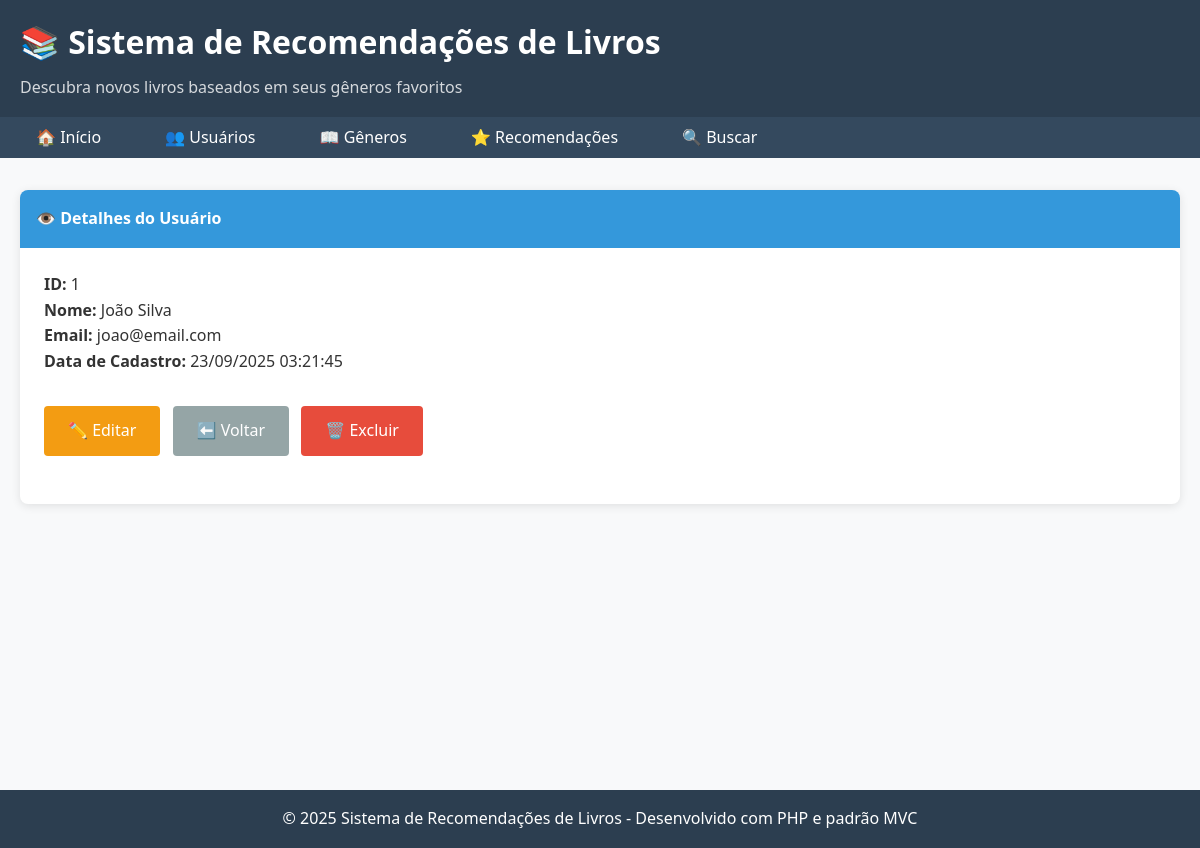
The app's page /usuarios/visualizar/1 with its own data.
### tables this page shows
CREATE TABLE usuarios (
    id INT AUTO_INCREMENT PRIMARY KEY,
    nome VARCHAR(100) NOT NULL,
    email VARCHAR(100) UNIQUE NOT NULL,
    senha VARCHAR(255) NOT NULL,
    data_cadastro TIMESTAMP DEFAULT CURRENT_TIMESTAMP
);

### app/Controllers/UsuarioController.php (called while the page is built, shortened)
<?php
class UsuarioController extends Controller {
    private $usuarioService;
    public function __construct() {
        $this->usuarioService = new UsuarioService();
    }
    public function visualizar($id) {
        try {
            $usuario = $this->usuarioService->buscarUsuario($id);
            $this->render('usuario/visualizar', [
                'usuario' => $usuario,
                'success_message' => $this->getSuccessMessage(),
                'error_message' => $this->getErrorMessage()
            ]);
        } catch (Exception $e) {
            $this->setErrorMessage($e->getMessage());
            $this->redirect('/usuarios');
        }
    }
}
?>

### index.php (called while the page is built, shortened)
<?php
require_once dirname(__DIR__) . '/core/Autoload.php';
require_once dirname(__DIR__) . '/routes/Router.php';
$router = new Router();
$router->get('/', 'Home', 'index');
$router->get('/buscar', 'Home', 'buscar');
$router->get('/usuarios', 'Usuario', 'index');
$router->get('/usuarios/criar', 'Usuario', 'criar');
$router->post('/usuarios/salvar', 'Usuario', 'salvar');
$router->get('/usuarios/editar/{id}', 'Usuario', 'editar');
$router->post('/usuarios/atualizar/{id}', 'Usuario', 'atualizar');
$router->get('/usuarios/remover/{id}', 'Usuario', 'remover');
$router->get('/usuarios/visualizar/{id}', 'Usuario', 'visualizar');
$router->get('/generos', 'Genero', 'index');
$router->get('/generos/criar', 'Genero', 'criar');
$router->post('/generos/salvar', 'Genero', 'salvar');
$router->get('/generos/editar/{id}', 'Genero', 'editar');
$router->post('/generos/atualizar/{id}', 'Genero', 'atualizar');
$router->get('/generos/remover/{id}', 'Genero', 'remover');
$router->get('/generos/visualizar/{id}', 'Genero', 'visualizar');
$router->get('/recomendacoes', 'Recomendacao', 'index');
$router->get('/recomendacoes/criar', 'Recomendacao', 'criar');
$router->post('/recomendacoes/salvar', 'Recomendacao', 'salvar');
$router->get('/recomendacoes/editar/{id}', 'Recomendacao', 'editar');
$router->post('/recomendacoes/atualizar/{id}', 'Recomendacao', 'atualizar');
$router->get('/recomendacoes/remover/{id}', 'Recomendacao', 'remover');
$router->get('/recomendacoes/visualizar/{id}', 'Recomendacao', 'visualizar');
try {
    $router->dispatch();
} catch (Exception $e) {
    http_response_code(500);
    echo "<h1>Erro interno do servidor</h1>";
    echo "<p>" . htmlspecialchars($e->getMessage()) . "</p>";
    if (true) {
        echo "<pre>" . htmlspecialchars($e->getTraceAsString()) . "</pre>";
    }
}
?>

### core/Autoload.php (called while the page is built, shortened)
<?php
class Autoload {
    public static function load($className) {
        $baseDir = dirname(__DIR__) . '/';
        $directories = [
            'app/Models/',
            'app/Controllers/',
            'app/DAO/',
            'app/Services/',
            'core/',
            'core/Database/'
        ];
        foreach ($directories as $directory) {
            $file = $baseDir . $directory . $className . '.php';
            if (file_exists($file)) {
                return;
            }
        }
    }
}
?>

### config/config.php (called while the page is built, shortened)
<?php
class Config {
    public static function getDSN() {
        return "mysql:host=" . self::DB_HOST . ";dbname=" . self::DB_NAME . ";charset=" . self::DB_CHARSET;
    }
    public static function getPDOOptions() {
        return [
            PDO::ATTR_ERRMODE => PDO::ERRMODE_EXCEPTION,
            PDO::ATTR_DEFAULT_FETCH_MODE => PDO::FETCH_ASSOC,
            PDO::ATTR_EMULATE_PREPARES => false,
        ];
    }
}
?>

### core/Database/MysqlSingleton.php (called while the page is built, shortened)
<?php
require_once dirname(__DIR__, 2) . '/config/config.php';
class MysqlSingleton {
    private static $instance = null;
    private $connection;
    private function __construct() {
        try {
            $this->connection = new PDO(
                Config::getDSN(),
                Config::DB_USER,
                Config::DB_PASS,
                Config::getPDOOptions()
            );
        } catch (PDOException $e) {
            throw new Exception("Erro na conexão com o banco de dados: " . $e->getMessage());
        }
    }
    public static function getInstance() {
        if (self::$instance === null) {
            self::$instance = new self();
        }
        return self::$instance;
    }
    public function query($sql, $params = []) {
        try {
            $stmt = $this->connection->prepare($sql);
            $stmt->execute($params);
            return $stmt;
        } catch (PDOException $e) {
            throw new Exception("Erro na execução da query: " . $e->getMessage());
        }
    }
}
?>

### app/Services/UsuarioService.php (called while the page is built, shortened)
<?php
class UsuarioService {
    private $usuarioDAO;
    public function __construct() {
        $this->usuarioDAO = new UsuarioDAO();
    }
    public function buscarUsuario($id) {
        $usuario = $this->usuarioDAO->buscarPorId($id);
        return $usuario;
    }
}
?>

### app/DAO/UsuarioDAO.php (called while the page is built, shortened)
<?php
class UsuarioDAO implements IUsuarioDAO {
    private $db;
    public function __construct() {
        $this->db = MysqlSingleton::getInstance();
    }
    public function buscarPorId($id) {
        $sql = "SELECT * FROM usuarios WHERE id = ?";
        $stmt = $this->db->query($sql, [$id]);
        $data = $stmt->fetch();
        if ($data) {
            return Usuario::fromArray($data);
        }
        return null;
    }
}
?>

### app/Models/Usuario.php (called while the page is built, shortened)
<?php
class Usuario {
    private $id;
    private $nome;
    private $email;
    private $dataCadastro;
    public function __construct($id = null, $nome = null, $email = null, $senha = null, $dataCadastro = null) {
        $this->id = $id;
        $this->nome = $nome;
        $this->email = $email;
        $this->dataCadastro = $dataCadastro;
    }
    public function getId() {
        return $this->id;
    }
    public function getNome() {
        return $this->nome;
    }
    public function getEmail() {
        return $this->email;
    }
    public function getDataCadastro() {
        return $this->dataCadastro;
    }
    public static function fromArray($data) {
        return new self(
            $data['id'] ?? null,
            $data['nome'] ?? null,
            $data['email'] ?? null,
            $data['senha'] ?? null,
            $data['data_cadastro'] ?? null
        );
    }
}
?>

### app/Views/usuario/visualizar.php (the view)
<?php include dirname(__DIR__) . '/layout/header.php'; ?>
<div class="card">
    <div class="card-header">
        👁️ Detalhes do Usuário
    </div>
    <div class="card-body">
        <div class="row">
            <div class="col-md-6">
                <p><strong>ID:</strong> <?= $usuario->getId() ?></p>
                <p><strong>Nome:</strong> <?= htmlspecialchars($usuario->getNome()) ?></p>
                <p><strong>Email:</strong> <?= htmlspecialchars($usuario->getEmail()) ?></p>
                <p><strong>Data de Cadastro:</strong> <?= date('d/m/Y H:i:s', strtotime($usuario->getDataCadastro())) ?></p>
            </div>
        </div>
        <div class="form-group mt-4">
            <a href="/usuarios/editar/<?= $usuario->getId() ?>" class="btn btn-warning">✏️ Editar</a>
            <a href="/usuarios" class="btn btn-secondary">⬅️ Voltar</a>
            <a href="javascript:void(0)"
               onclick="confirmarExclusao('<?= htmlspecialchars($usuario->getNome()) ?>', '/usuarios/remover/<?= $usuario->getId() ?>')"
               class="btn btn-danger">🗑️ Excluir</a>
        </div>
    </div>
</div>
<?php include dirname(__DIR__) . '/layout/footer.php'; ?>

### routes/Router.php (shortened to what this page needs)
<?php
class Router {
    private $routes = [];
    private function addRoute($httpMethod, $path, $controller, $method) {
        $this->routes[] = [
            'method' => $httpMethod,
            'path' => $path,
            'controller' => $controller,
            'action' => $method
        ];
    }
    public function dispatch() {
        $requestMethod = $_SERVER['REQUEST_METHOD'];
        $requestUri = $_SERVER['REQUEST_URI'];
        $requestUri = strtok($requestUri, '?');
        $scriptName = dirname($_SERVER['SCRIPT_NAME']);
        if ($scriptName !== '/') {
            $requestUri = str_replace($scriptName, '', $requestUri);
        }
        foreach ($this->routes as $route) {
            if ($route['method'] === $requestMethod && $this->matchPath($route['path'], $requestUri)) {
                $this->callController($route['controller'], $route['action'], $requestUri, $route['path']);
                return;
            }
        }
    }
    private function matchPath($routePath, $requestUri) {
        $pattern = preg_replace('/\{[^}]+\}/', '([^/]+)', $routePath);
        $pattern = '#^' . $pattern . '$#';
        return preg_match($pattern, $requestUri);
    }
    private function callController($controllerName, $method, $requestUri, $routePath) {
        $controller = new $controllerClass();
        $params = $this->extractParams($routePath, $requestUri);
        call_user_func_array([$controller, $method], $params);
    }
    private function extractParams($routePath, $requestUri) {
        $routeParts = explode('/', trim($routePath, '/'));
        $uriParts = explode('/', trim($requestUri, '/'));
        $params = [];
        for ($i = 0; $i < count($routeParts); $i++) {
            if (isset($routeParts[$i]) && preg_match('/\{([^}]+)\}/', $routeParts[$i])) {
                $params[] = $uriParts[$i] ?? null;
            }
        }
        return $params;
    }
}
?>

### app/Views/layout/header.php (shortened to what this page needs)
<!DOCTYPE html>
<html lang="pt-BR">
<head>
    <link rel="stylesheet" href="/css/style.css">
</head>
<body>
    <header class="header">
        <div class="container">
            <h1>📚 Sistema de Recomendações de Livros</h1>
            <p>Descubra novos livros baseados em seus gêneros favoritos</p>
        </div>
    </header>
    <nav class="nav">
        <div class="container">
            <ul>
                <li><a href="/">🏠 Início</a></li>
                <li><a href="/usuarios">👥 Usuários</a></li>
                <li><a href="/generos">📖 Gêneros</a></li>
                <li><a href="/recomendacoes">⭐ Recomendações</a></li>
                <li><a href="/buscar">🔍 Buscar</a></li>
            </ul>
        </div>
    </nav>
    <main class="main">
        <div class="container">

### app/Views/layout/footer.php (shortened to what this page needs)
        </div>
    </main>
    <footer class="footer">
        <div class="container">
            <p>&copy; <?= date('Y') ?> Sistema de Recomendações de Livros - Desenvolvido com PHP e padrão MVC</p>
        </div>
    </footer>
</body>
</html>

### style.css (style rules this page uses)
* { margin: 0; padding: 0; box-sizing: border-box; }
body { font-family: 'Segoe UI', Tahoma, Geneva, Verdana, sans-serif; line-height: 1.6; color: #333; background-color: #f8f9fa; }
.container { max-width: 1200px; margin: 0 auto; padding: 0 20px; }
.header { background-color: #2c3e50; color: white; padding: 1rem 0; box-shadow: 0 2px 4px rgba(0,0,0,0.1); }
.header h1 { margin-bottom: 0.5rem; }
.header p { opacity: 0.8; }
.nav { background-color: #34495e; padding: 0.5rem 0; }
.nav ul { list-style: none; display: flex; flex-wrap: wrap; }
.nav li { margin-right: 2rem; }
.nav a { color: white; text-decoration: none; padding: 0.5rem 1rem; border-radius: 4px; transition: background-color 0.3s; }
.main { padding: 2rem 0; min-height: calc(100vh - 200px); }
.card { background: white; border-radius: 8px; box-shadow: 0 2px 10px rgba(0,0,0,0.1); margin-bottom: 2rem; overflow: hidden; }
.card-header { background-color: #3498db; color: white; padding: 1rem; font-weight: bold; }
.card-body { padding: 1.5rem; }
.form-group { margin-bottom: 1rem; }
.btn { display: inline-block; padding: 0.75rem 1.5rem; border: none; border-radius: 4px; text-decoration: none; cursor: pointer; font-size: 1rem; transition: all 0.3s; margin-right: 0.5rem; margin-bottom: 0.5rem; }
.btn-warning { background-color: #f39c12; color: white; }
.btn-danger { background-color: #e74c3c; color: white; }
.btn-secondary { background-color: #95a5a6; color: white; }
.footer { background-color: #2c3e50; color: white; text-align: center; padding: 1rem 0; margin-top: 2rem; }
.mt-4 { margin-top: 2rem; }

### records on screen
usuarios: id "1", nome "João Silva", email "joao@email.com", data_cadastro "23/09/2025 03:21:45"
